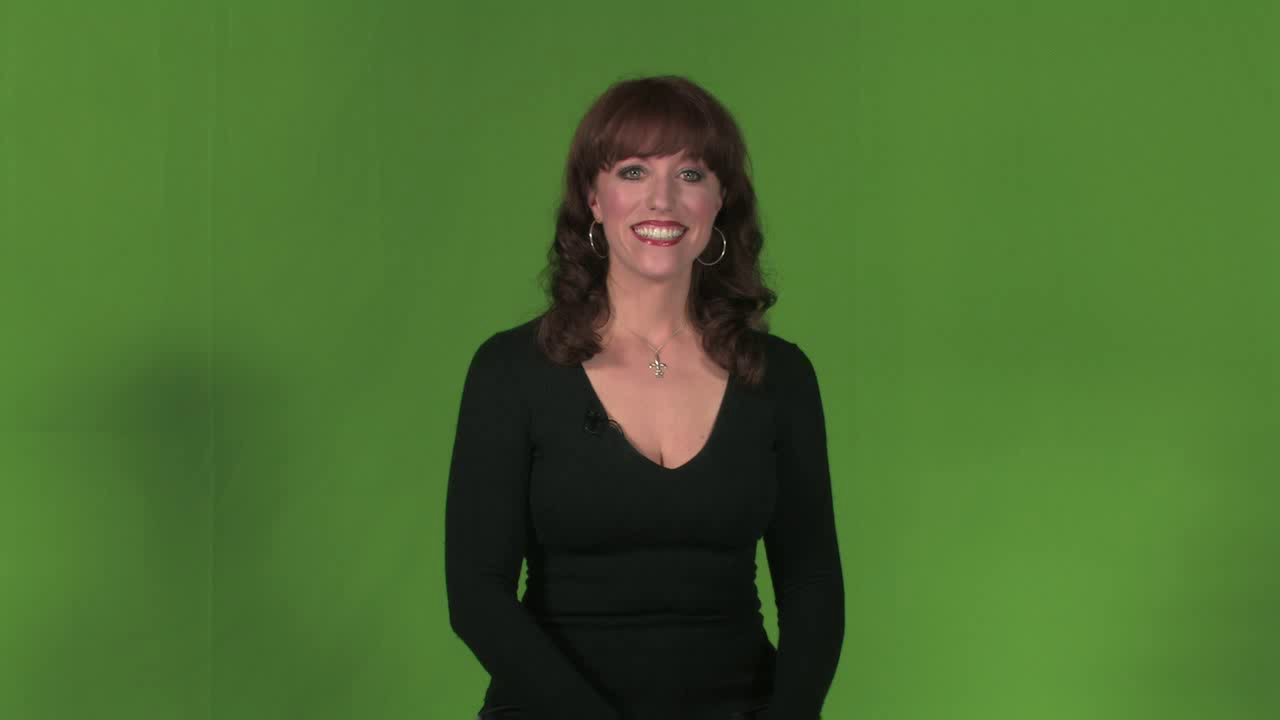
//> input picture images/greenback.png, 1280 x 720 px
$ ./compose_images   (built with g++ and OpenCV 4)
//> lines starting //> are read from the running program, lines starting //| are printed output that depends on the picture; after the words box and inside, x2 and y2 are one past the last pixel; in counts of white or black regions, pixels touching at a corner belong together
#include <opencv2/opencv.hpp>
#include <opencv2/core/utils/logger.hpp>

// 前景背景图像合成
int main(int argc, const char *argv[])
{
	cv::utils::logging::setLogLevel(cv::utils::logging::LOG_LEVEL_DEBUG);

    // Generate a composite image from foreground and background images

    cv::Mat foreground = cv::imread("images/greenback.png");
//> foreground is the input picture: 720 rows x 1280 cols, CV_8UC3; mean B, G, R 47.7, 108, 73.5
	if (foreground.empty()) {
		CV_LOG_ERROR(CV_LOGTAG_GLOBAL, "could not load an image!");
		return cv::Error::StsError;
	}

    // BGR space -> HSV space
    cv::Mat hsv;
    cv::cvtColor(foreground, hsv, cv::COLOR_BGR2HSV);
//> hsv: 720 rows x 1280 cols, CV_8UC3; mean H, S, V 47.7, 135.3, 110.1
    // 提取前景与背景区域
    cv::Mat mask_inv, mask;
    cv::inRange(hsv, cv::Scalar(35, 43, 46), cv::Scalar(77, 255, 255), mask_inv);
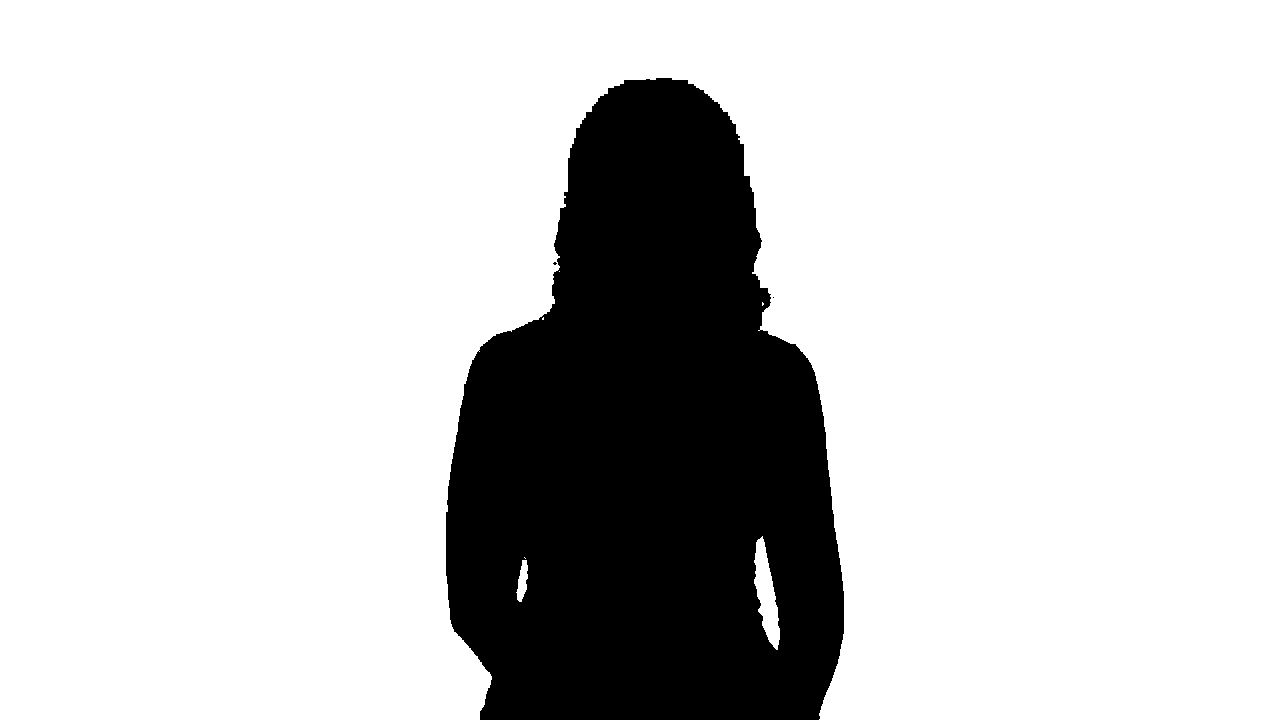
//> mask_inv: 720 rows x 1280 cols, CV_8UC1; 79.8% white; 3 black regions (2 under 20 px), largest, box (x1, y1, x2, y2) and area: (446, 78, 844, 720) 186389
    cv::bitwise_not(mask_inv, mask);
    // 删除干扰区域（开运算）
    cv::Mat k = cv::getStructuringElement(cv::MORPH_RECT, cv::Size(5, 5));
    cv::morphologyEx(mask, mask, cv::MORPH_OPEN, k);
//> mask: 720 rows x 1280 cols, CV_8UC1; 20.2% white; 1 white region, box (x1, y1, x2, y2) and area: (446, 78, 844, 720) 186297
    // 使前景与背景间边界光滑（高斯模糊）
    cv::GaussianBlur(mask, mask, cv::Size(9, 9), 0);
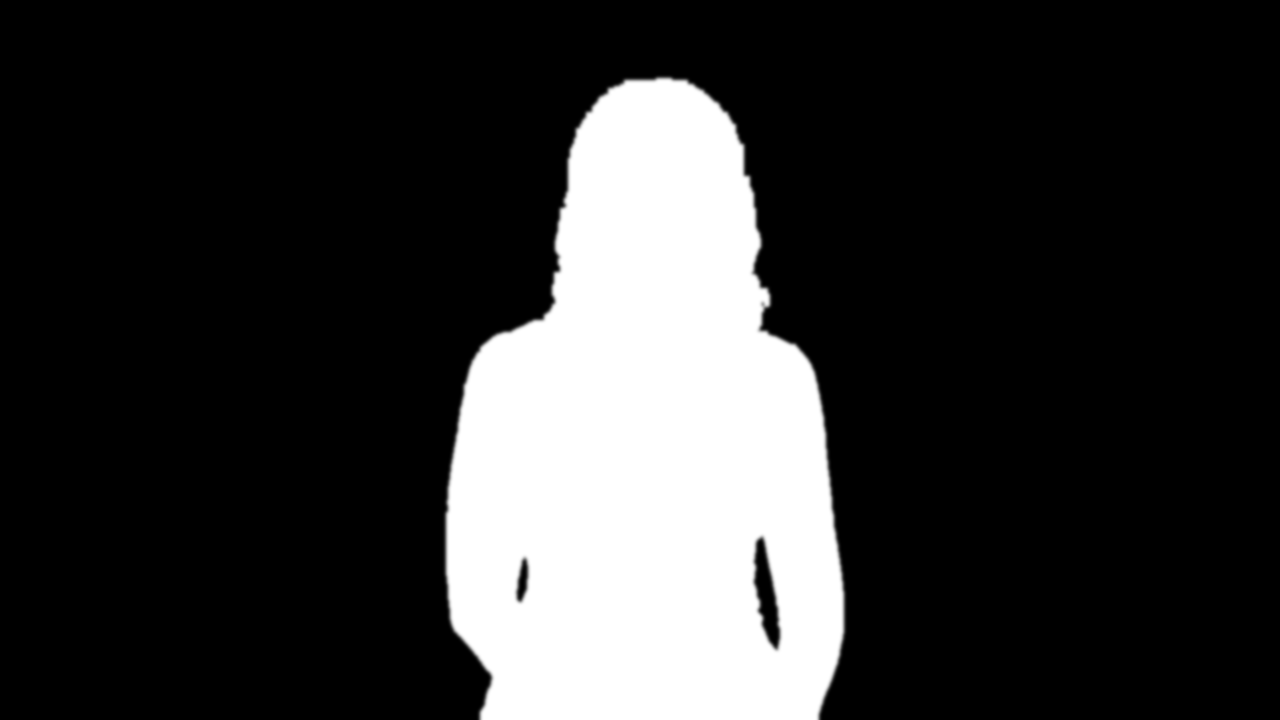
//> mask: 720 rows x 1280 cols, CV_8UC1; min 0, max 255, mean 51.5

    cv::Mat background = cv::imread("images/river.jpg");
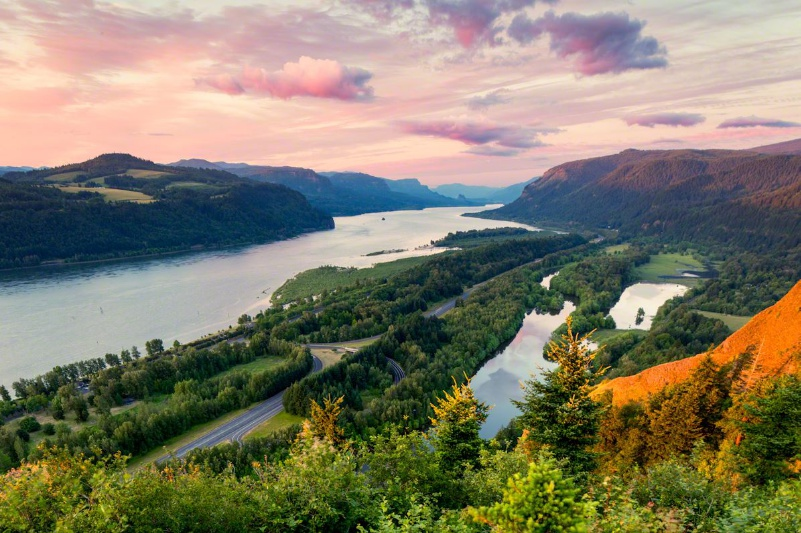
//> input picture images/river.jpg, 801 x 533 px
//> background is the input picture: 533 rows x 801 cols, CV_8UC3; mean B, G, R 103.7, 123.4, 127.8
    if (background.empty()) {
		CV_LOG_ERROR(CV_LOGTAG_GLOBAL, "could not load an image!");
		return cv::Error::StsError;
	}
    cv::resize(background, background, foreground.size());
//> background: 720 rows x 1280 cols, CV_8UC3

    cv::Mat mask_float, mask_inv_float, foreground_float, background_float,
            foreground_masked, background_masked, composite, composite_float;
    mask.convertTo(mask_float, CV_32F);
    cv::normalize(mask_float, mask_float, 1.0, 0, cv::NORM_INF);
    cv::subtract(1, mask_float, mask_inv_float);
    cv::cvtColor(mask_float, mask_float, cv::COLOR_GRAY2BGR); // 1 channel -> 3 channels
//> mask_float: 720 rows x 1280 cols, CV_32FC3
    cv::cvtColor(mask_inv_float, mask_inv_float, cv::COLOR_GRAY2BGR); // 1 channel -> 3 channels
//> mask_inv_float: 720 rows x 1280 cols, CV_32FC3
    foreground.convertTo(foreground_float, CV_32F);
    cv::multiply(foreground_float, mask_float, foreground_masked);
    background.convertTo(background_float, CV_32F);
    cv::multiply(background_float, mask_inv_float, background_masked);
    cv::add(foreground_masked, background_masked, composite_float);
    composite_float.convertTo(composite, CV_8U);

	int h = foreground.rows;
//> h = 720
	int w = foreground.cols;
//> w = 1280
	cv::Mat result = cv::Mat::zeros(cv::Size(w * 2, h * 2), foreground.type());
	foreground.copyTo(result(cv::Range(0, h), cv::Range(0, w)));
    cv::cvtColor(mask, mask, cv::COLOR_GRAY2BGR); // 1 channel -> 3 channels
//> mask: 720 rows x 1280 cols, CV_8UC3
    mask.copyTo(result(cv::Range(0, h), cv::Range(w, w * 2)));
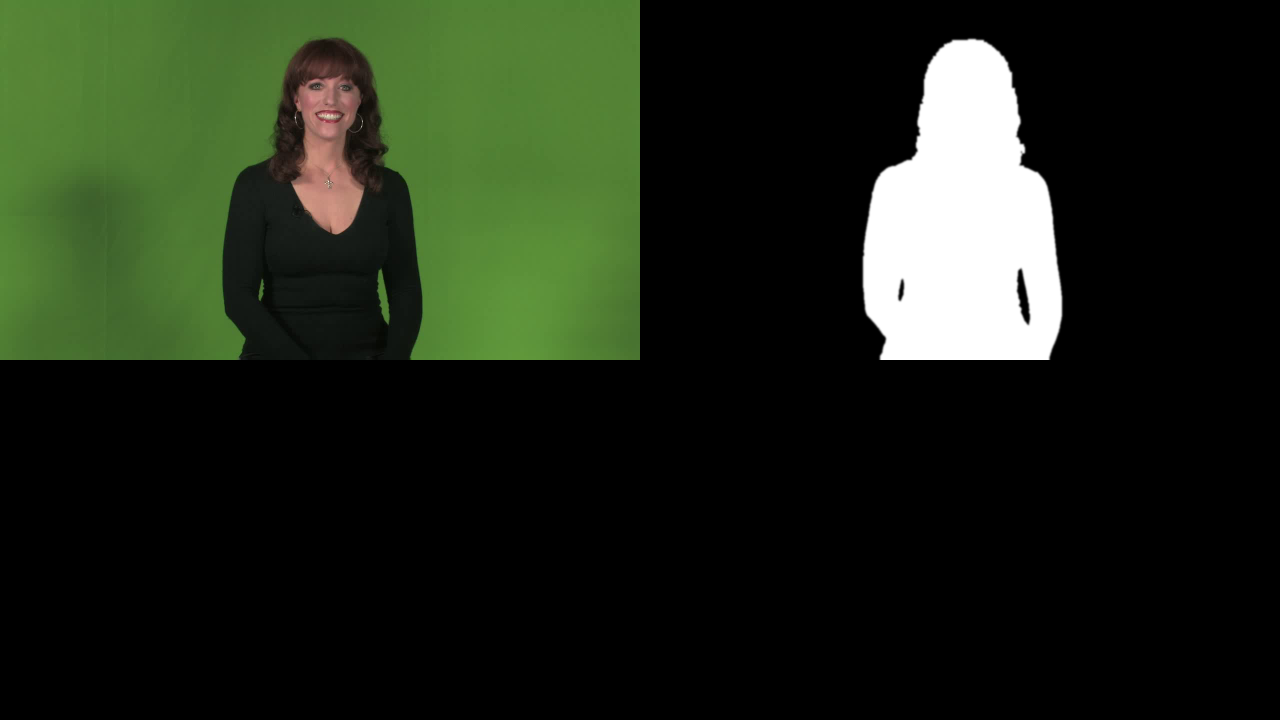
//> result: 1440 rows x 2560 cols, CV_8UC3 (shown at 1/2 size); mean B, G, R 24.8, 39.9, 31.3
	background.copyTo(result(cv::Range(h, h * 2), cv::Range(0, w)));
    composite.copyTo(result(cv::Range(h, h * 2), cv::Range(w, w * 2)));
	cv::putText(result, "foreground", cv::Point(10, 30), cv::FONT_ITALIC, 1.0, cv::Scalar(0, 0, 255), 2);
//> result: 1440 rows x 2560 cols, CV_8UC3; mean B, G, R 74.3, 98.1, 92.5
    cv::putText(result, "mask", cv::Point(w + 10, 30), cv::FONT_ITALIC, 1.0, cv::Scalar(0, 0, 255), 2);
//> result: 1440 rows x 2560 cols, CV_8UC3; mean B, G, R 74.3, 98.1, 92.6
	cv::putText(result, "background", cv::Point(10, h + 30), cv::FONT_ITALIC, 1.0, cv::Scalar(0, 0, 255), 2);
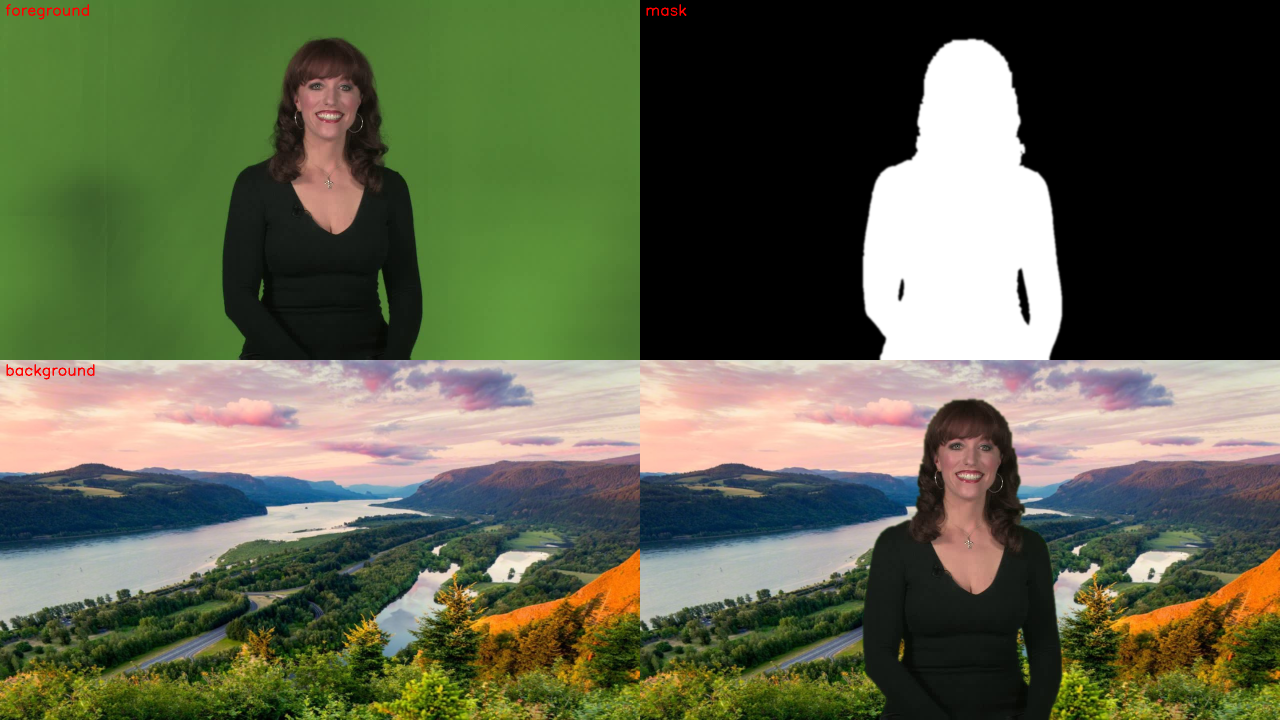
//> result: 1440 rows x 2560 cols, CV_8UC3 (shown at 1/2 size); mean B, G, R 74.2, 98, 92.6
    cv::putText(result, "composite", cv::Point(w + 10, h + 30), cv::FONT_ITALIC, 1.0, cv::Scalar(0, 0, 255), 2);
//> result: 1440 rows x 2560 cols, CV_8UC3; 1144 pixels changed, all inside (x1, y1, x2, y2) = (1292, 727, 1449, 759)
	std::string windowTitle = "image composition";
	cv::namedWindow(windowTitle, cv::WINDOW_NORMAL);
	cv::resizeWindow(windowTitle, cv::Size(w, h));
	cv::imshow(windowTitle, result);

    cv::waitKey(0);

    return cv::Error::StsOk;
}

/* end of file */
